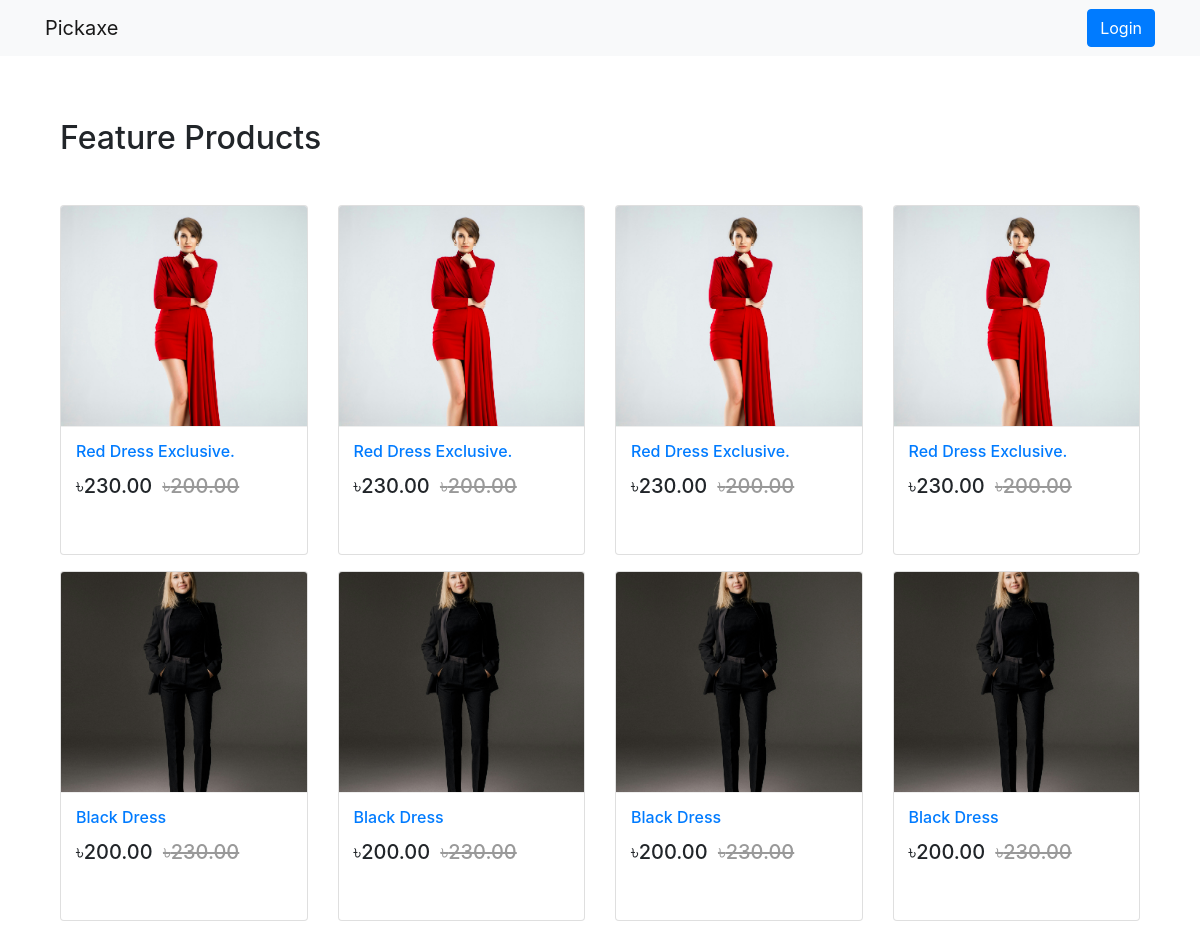
Before: / with the older database file.
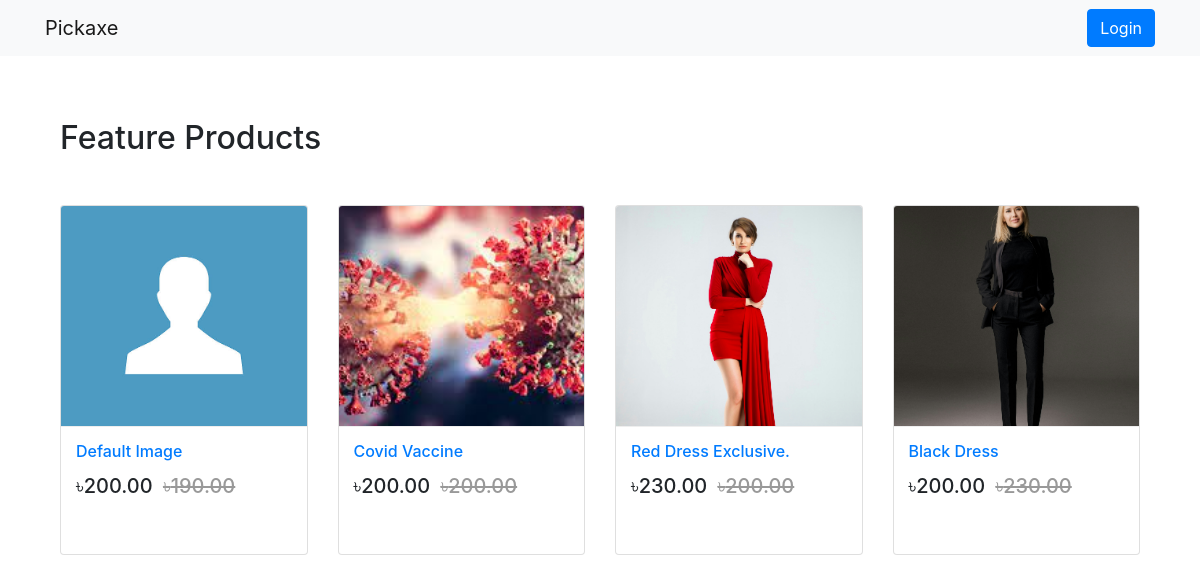
After: the same page with the newer database file.
### shop_app/models.py (models this page shows, shortened)
class Product(models.Model):
    main_image = models.ImageField(upload_to='products/')
    name = models.CharField(max_length=264)
    category = models.ForeignKey(Category, on_delete=models.CASCADE, related_name='category')
    preview_text = models.TextField(max_length=200, verbose_name='Preview Text')
    detail_text = models.TextField(max_length=1000, verbose_name='Description')
    price = models.FloatField()
    old_price = models.FloatField(default=0.00)
    created = models.DateTimeField(auto_now_add=True)
    class Meta:
        ordering = ['-created',]

### shop_app/views.py (the view)
# urls.py: path('', views.Home.as_view(), name='home'),
class Home(ListView):
    model = Product
    template_name = 'shop_app/home.html'

### templates/shop_app/home.html
{% extends 'base.html' %}
{% block body_block %}
    <div class="container my-5">
        <h2 class="my-5">Feature Products</h2>
        <div class="row">
            {% for object in object_list %}
                <div class="col-md-6 col-sm-12 col-lg-3">
                    <figure class="card card-product">
                        <div class="img-wrap">
                            <img src="{{ object.main_image.url }}" style="width: 100%;height: 300px" alt="">
                        </div>
                        <figcaption class="info-wrap">
                            <h6 class="title"><a href="{% url 'shop_app:product-detail' object.id %}">{{ object.name }}</a></h6>
                            <div class="action-wrap">
                                <div class="price-wrap h5">
                                <span class="price-new">&#2547;{{ object.price|floatformat:2 }}</span>
                                <span class="price-old"><del>&#2547;{{ object.old_price|floatformat:2 }}</del></span>
                            </div>
                            </div>
                        </figcaption>
                    </figure>
                </div>
            {% endfor %}
        </div>
    </div>
{% endblock %}

### templates/base.html (shortened to what this page needs)
{% load static %}
<!DOCTYPE html>
<html lang="en">
<head>
    <link rel="stylesheet" href="https://cdn.jsdelivr.net/npm/bootstrap@4.6.2/dist/css/bootstrap.min.css">
    <link rel="stylesheet" href="{% static 'main.css' %}">
</head>
<body>
{% include 'navbar.html' %}
<div class="container" style="padding-top: 15px">
    {% block body_block %}
    {% endblock %}
</div>
</body>
</html>

### templates/navbar.html (shortened to what this page needs)
{% load cart_tag %}
<nav class="navbar navbar-expand-lg navbar-light bg-light">
    <nav class="container">
        <a class="navbar-brand" href="{% url 'shop_app:home' %}">Pickaxe</a>
        <div class="collapse navbar-collapse" id="navbarNav">
            <ul class="navbar-nav ml-auto">
                {% if request.user.is_authenticated %}
                    <li class="nav-item">
                    <a href="{% url 'order_app:cart-view' %}" class="nav-link">
                        <i class="fa fa-shopping-cart">Cart</i>
                        <span class="badge badge-light">{{ request.user | cart_total }}</span>
                    </a>
                    </li>
                    <li class="nav-item dropdown">
                        <a class="nav-link dropdown-toggle" href="#" id="navbarDropdown" role="button"
                           data-toggle="dropdown"
                           aria-haspopup="true" aria-expanded="false"><i
                                class="fas fa-user-tie"></i>{{ reuquest.user.profile.username }}</a>
                        <div class="dropdown-menu" aria-labelledby="navbarDropdown">
                            <a class="dropdown-item" href="{% url 'login_app:profile' %}">Profile</a>
                            <a class="dropdown-item">Orders</a>
                            <div class="dropdown-divider"></div>
                            <a class="dropdown-item" href="{% url 'login_app:logout' %}">Logout</a>
                        </div>
                    </li>
                {% else %}
                    <li class="nav-item">
                    <a href="{% url 'login_app:login' %}" class="btn btn-primary">Login</a>
                    </li>
                {% endif %}
            </ul>
        </div>
    </nav>
</nav>

### templates/base.html (style rules this page uses)
.card { height: 350px; }
.card-product:after { content: ""; display: table; clear: both; visibility: hidden; }
.card-product .price-new, .card-product .pirce { margin-right: 5px; }
.card-product .price-old { color: #999; }
.card-product .img-wrap { border-radius: 3px 3px 0 0; overflow: hidden; position: relative; height: 220px; text-align: center; }
.card-product .img-wrap img { max-height: 100%; max-width: 100%; object-fit: cover; }
.card-product .info-wrap { overflow: hidden; padding: 15px; border-top: 1px solid #eee; }
.card-product .action-wrap { padding-top: 4px; margin-top: 4px; }
.card-product .title { margin-top: 0px; }

Changed rows visible on the page:
removed Product: main_image (picture), name "Red Dress Exclusive.", price "230.00", old_price "200.00"
removed Product: main_image (picture), name "Red Dress Exclusive.", price "230.00", old_price "200.00"
removed Product: main_image (picture), name "Red Dress Exclusive.", price "230.00", old_price "200.00"
removed Product: main_image (picture), name "Black Dress", price "200.00", old_price "230.00"
removed Product: main_image (picture), name "Black Dress", price "200.00", old_price "230.00"
removed Product: main_image (picture), name "Black Dress", price "200.00", old_price "230.00"
added Product: main_image (placeholder picture), name "Default Image", price "200.00", old_price "190.00"
added Product: main_image (picture), name "Covid Vaccine", price "200.00", old_price "200.00"
